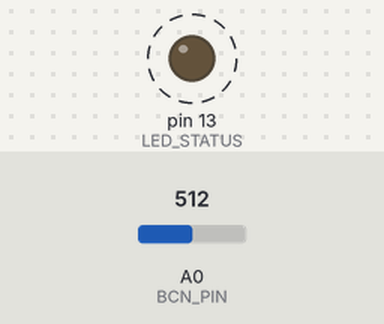
Simulated run of this sketch. Board: Arduino Uno, built with avr-gcc and run on an emulated ATmega328P. Shown: output pins drawn as LEDs (lit = HIGH). Dashed ring = blinking. The test bench sets the inputs (shaded band); at power-on: A0 (BCN_PIN) = 512. What the sketch prints to the serial monitor is not drawn.

Above: at 0.1 s.
Timing chart, 0 to 3.0 s (numbered marks = the images above):
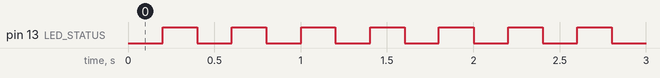

Measured:
- by itself, pin 13 (LED_STATUS): alternates HIGH for 0.20 s and LOW for 0.20 s

The sketch:

genesis_bridge_fw.ino
```cpp
// GENESIS BRIDGE FIRMWARE (HDC-RNC MODE)
// Purpose: Stream high-frequency raw jitter from BCN for HDC harvesting.
// Frequency: ~500Hz samples for entropy collection.

const int BCN_PIN = A0;
const int LED_STATUS = 13;

void setup() {
  Serial.begin(115200); // High speed for HDC/RNC data density
  pinMode(LED_STATUS, OUTPUT);
}

void loop() {
  // Read BCN raw analog value (0-1023)
  int val = analogRead(BCN_PIN);

  // Direct stream for Python harvester
  Serial.println(val);

  // Status blink (5Hz)
  digitalWrite(LED_STATUS, (millis() / 200) % 2);

  // 2ms delay for 500Hz sampling
  delay(2);
}
```
